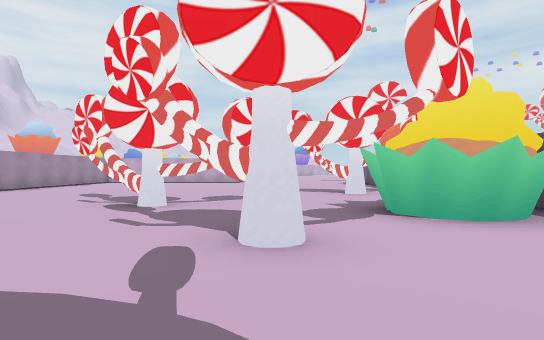
view 1 (above)

18 first-person views from a walk through a Unity game level. The camera is 1.3 m above the floor, looks level and sees 85° across. The floor is counted in squares, 2 m on a side. Each view is taken from the middle of a square. On the plan, view 1 faces up. The plan holds only what a view shows up to about 9 squares ahead; the rest is blank. The place goes on beyond the plan. The player is left out.

view 2
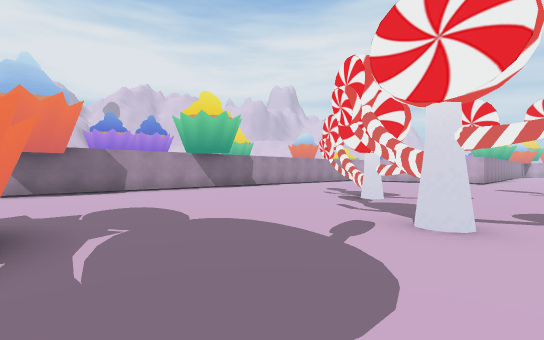

view 3
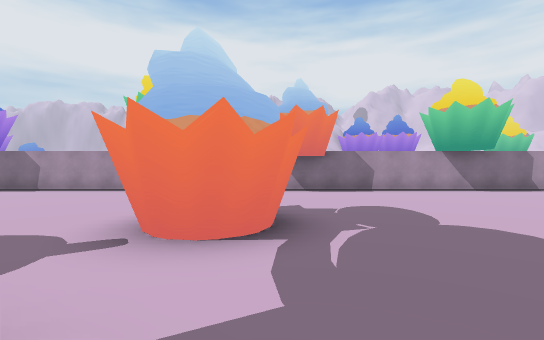

view 4
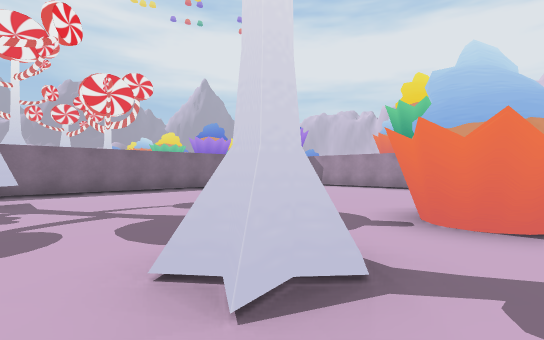

view 5
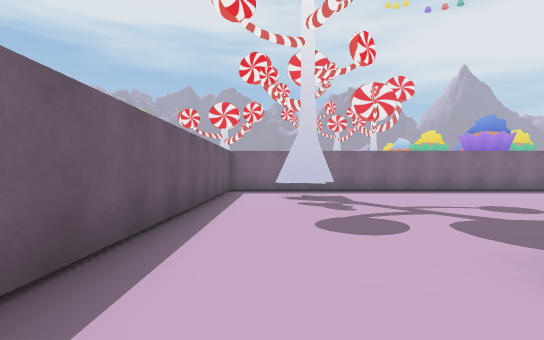

view 6
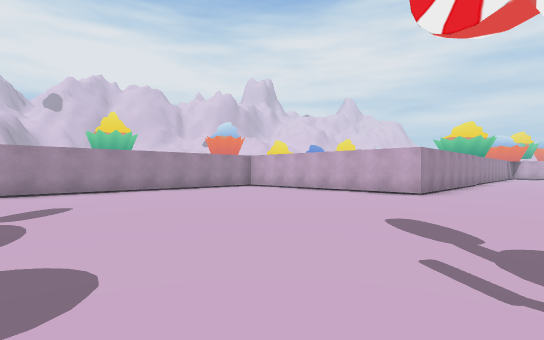

view 7
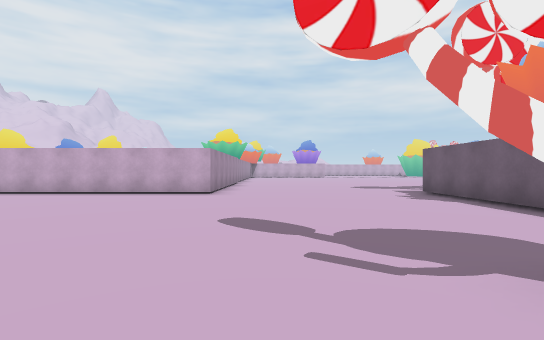

view 8
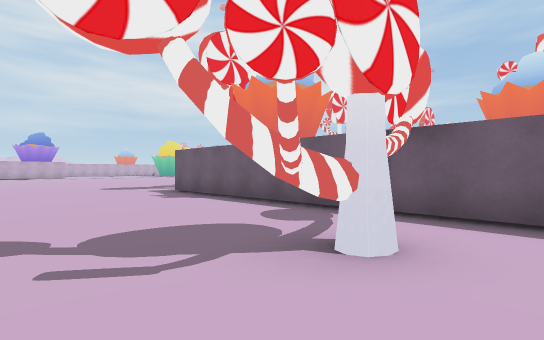

view 9
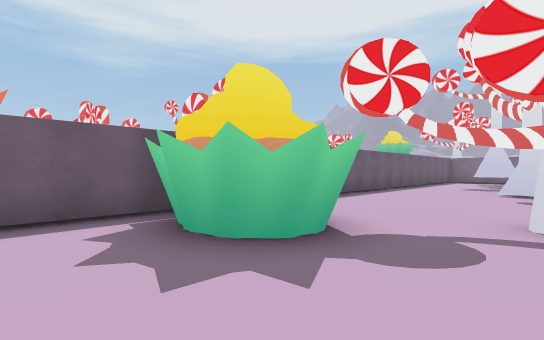

view 10
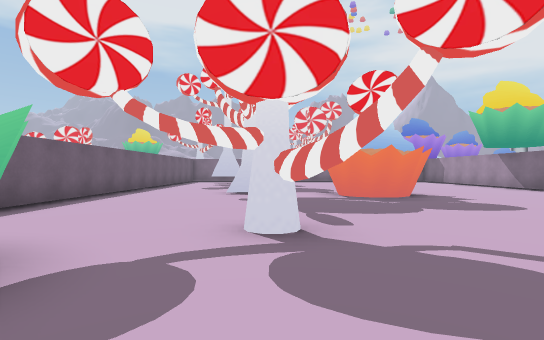

view 11
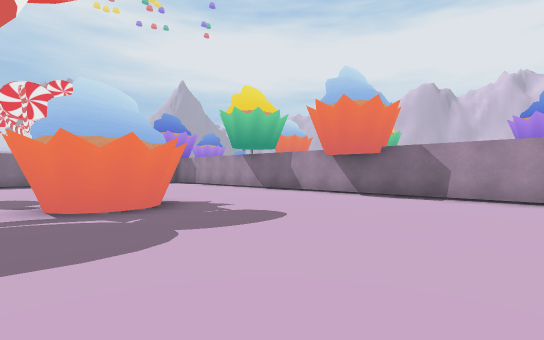

view 12
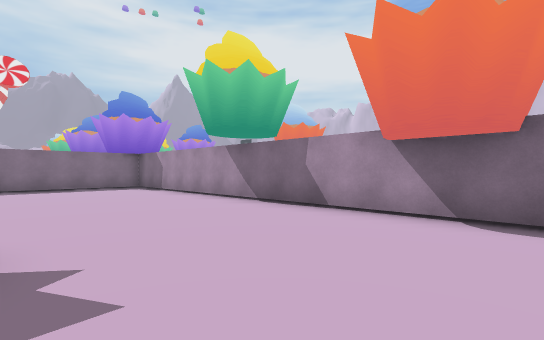

view 13
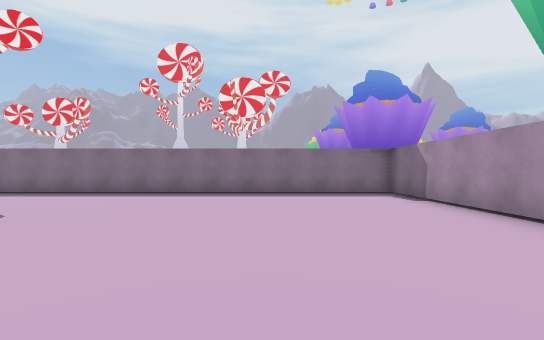

view 14
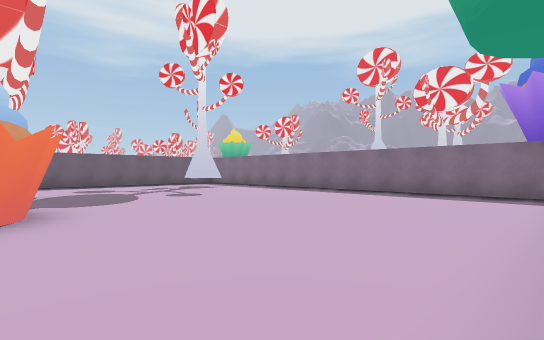

view 15
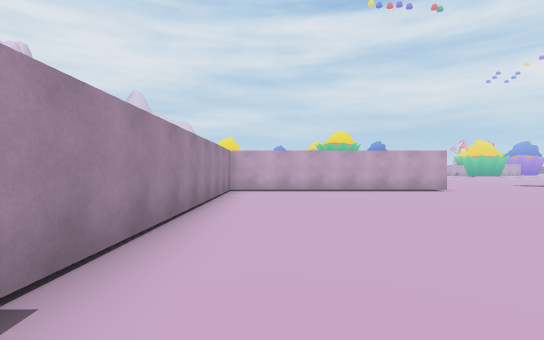

view 16
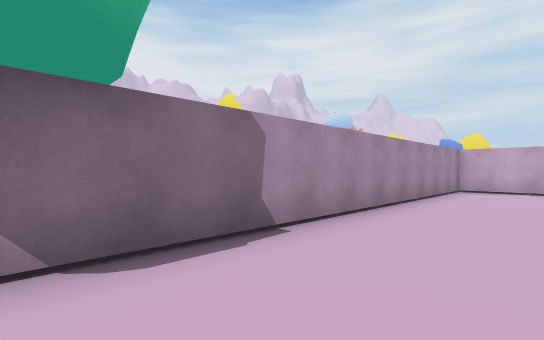

view 17
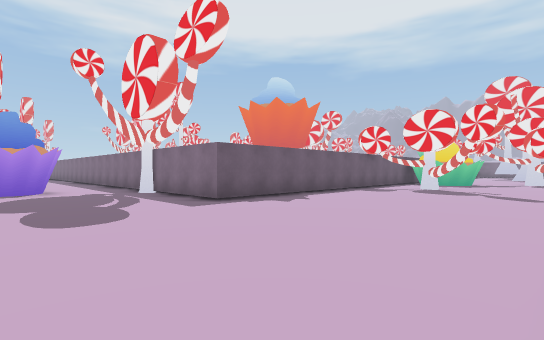

view 18
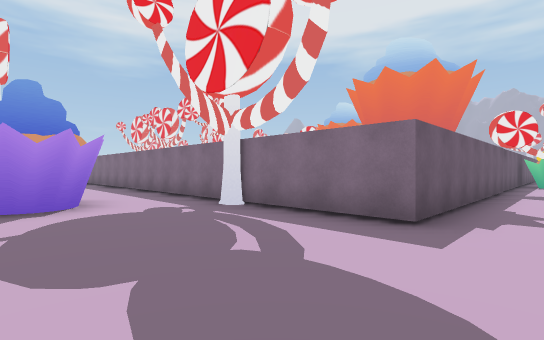

### Floor plan
Points are (right, up) in squares from view 1. A wall is a line through its corners. A room is listed if a view was taken in it or the views show most of it. See-through windows are left out.
Room 1 (views 1, 2, 3, 4, 5, 6, 7, 8, 9, 10, 11, 12, 13, 14, 15, 16, 17, 18)
walls: (4.3, 5.5) (4.3, 15.4) (8.4, 15.4); (-8.3, 3.8) (-8.3, -10.2) (2.5, -10.2); (-1.7, 17.1) (-1.7, 15.1) (-8.3, 15.1) (-8.3, 5.4); (4.3, -10) (4.3, 1.4)
ways out: opening at (9.5, 16.5)
objects: other object (-4, -3) to (-2, -1); tree (-3, 6) to (-1, 6); tree (-1, 3) to (0, 3); tree (0, -3) to (1, -2); tree (1, 8) to (3, 9); tree (2, -9) to (3, -8); other object (2, 4) to (4, 5); tree (8, 15)

Where each view was taken, in squares from view 1:
view 1: 0 up, 0 right, facing up
view 2: 1 down, 1 right, facing up-left
view 3: 1 down, 1 right, facing left
view 4: 1 down, 2 right, facing down-left
view 5: 1 down, 3 right, facing down
view 6: 7 up, 1 right, facing up-left
view 7: 7 up, 0 right, facing up
view 8: 7 up, 0 right, facing up-right
view 9: 7 up, 0 right, facing down-right
view 10: 6 up, 0 right, facing down
view 11: 4 up, 1 left, facing down-left
view 12: 1 up, 4 left, facing down-left
view 13: 2 down, 5 left, facing down
view 14: 2 down, 8 left, facing down-right
view 15: 6 up, 7 left, facing up
view 16: 5 up, 6 left, facing up-left
view 17: 19 up, 1 left, facing down-right
view 18: 19 up, 3 right, facing down-right
